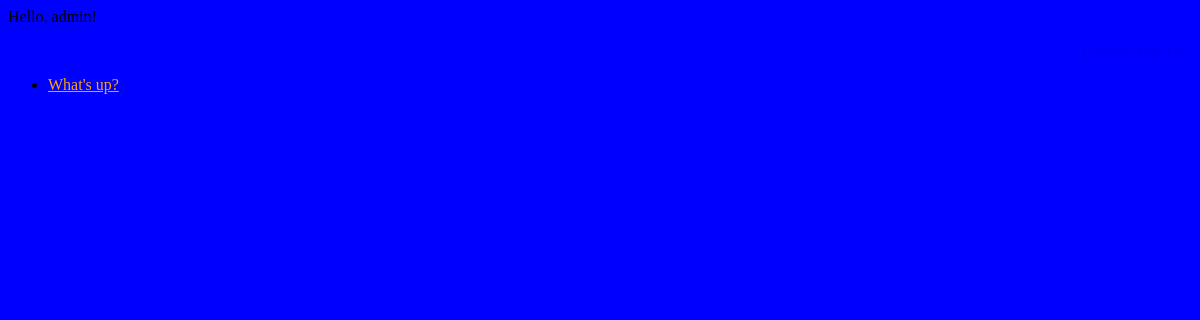
The app's page /polls/ (signed in), older data.
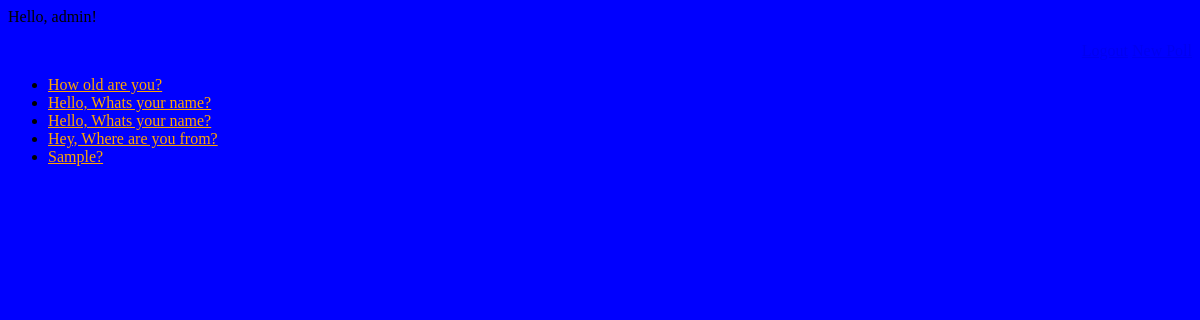
The same page, newer data.
### polls/models.py (models this page shows, shortened)
class Question(models.Model):
    author = models.ForeignKey(User, on_delete=models.PROTECT, blank=True, null=True, help_text='The user who posted this question.')
    question_text = models.CharField(max_length=200)
    pub_date = models.DateTimeField('date published')

### polls/views.py (the view)
# urls.py: path('', views.IndexView.as_view(), name='index'),
class IndexView(generic.ListView):
    template_name = 'polls/index.html'
    context_object_name = 'latest_question_list'
    def get_queryset(self):
        return Question.objects.filter(
            pub_date__lte=timezone.now()
        ).order_by('-pub_date')[:5]

### polls/templates/polls/index.html
{% extends 'polls/base.html' %}
{% block content %}
{% load static %}
<link rel="stylesheet" type="text/css" href="{% static 'polls/style.css' %}">
{% if latest_question_list %}
    <ul>
    {% for question in latest_question_list %}
    <li><a href="{% url 'polls:detail' question.id %}">{{ question.question_text }}</a></li>
    {% endfor %}
    </ul>
{% else %}
    <p>No polls are available.</p>
{% endif %}
{% endblock content %}

Row changes from the older to the newer data that the page shows:
no longer on this page (row unchanged): Question: question_text "What's up?"
added Question: question_text "How old are you?"
added Question: question_text "Hello, Whats your name?"
added Question: question_text "Hello, Whats your name?"
added Question: question_text "Hey, Where are you from?"
added Question: question_text "Sample?"
